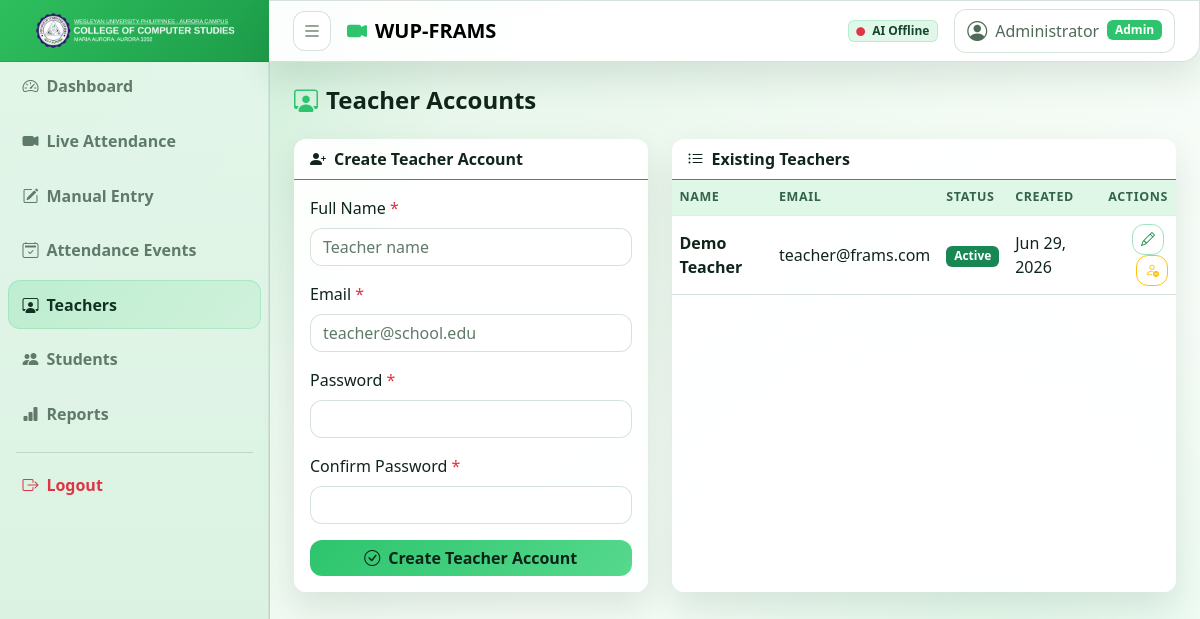
The page /?page=teachers&action=index (signed in) on the database its author committed.
### tables this page shows
CREATE TABLE users (
    id          INT AUTO_INCREMENT PRIMARY KEY,
    name        VARCHAR(100)  NOT NULL,
    email       VARCHAR(100)  UNIQUE NOT NULL,
    password    VARCHAR(255)  NOT NULL,
    role        ENUM('admin','teacher','student') NOT NULL DEFAULT 'student',
    is_active   TINYINT(1)    DEFAULT 1,
    created_at  TIMESTAMP     DEFAULT CURRENT_TIMESTAMP,
    updated_at  TIMESTAMP     DEFAULT CURRENT_TIMESTAMP ON UPDATE CURRENT_TIMESTAMP
);

### controllers/TeacherController.php (called while the page is built, shortened)
<?php
class TeacherController
{
    private User $userModel;
    public function __construct()
    {
        $this->userModel = new User();
    }
    public function index(): void
    {
        $errors   = [];
        $teachers = $this->userModel->getByRole('teacher');
        $this->renderIndexView($teachers, $errors);
    }
    private function renderIndexView(array $teachers, array $errors): void
    {
        $teachers = array_values($teachers);
        include_once BASE_PATH . '/views/teachers/index.php';
    }
}

### config/database.php (called while the page is built, shortened)
<?php
class Database
{
    private static ?Database $instance = null;
    private PDO $conn;
    private string $host     = 'localhost';
    private string $dbname   = 'frams_db';
    private string $username = 'root';
    private string $password = '';
    private function __construct()
    {
        try {
            $dsn = "mysql:host={$this->host};dbname={$this->dbname};charset=utf8mb4";
            $this->conn = new PDO($dsn, $this->username, $this->password, [
                PDO::ATTR_ERRMODE            => PDO::ERRMODE_EXCEPTION,
                PDO::ATTR_DEFAULT_FETCH_MODE => PDO::FETCH_ASSOC,
                PDO::ATTR_EMULATE_PREPARES   => false,
            ]);
        } catch (PDOException $e) {
            http_response_code(500);
            die(json_encode(['error' => 'Database connection failed.']));
        }
    }
    public static function getInstance(): self
    {
        if (self::$instance === null) {
            self::$instance = new self();
        }
        return self::$instance;
    }
    public function query(string $sql, array $params = []): PDOStatement
    {
        $stmt = $this->conn->prepare($sql);
        $stmt->execute($params);
        return $stmt;
    }
    public function fetchAll(string $sql, array $params = []): array
    {
        return $this->query($sql, $params)->fetchAll();
    }
}

### models/User.php (called while the page is built, shortened)
<?php
class User
{
    private Database $db;
    public function __construct()
    {
        $this->db = Database::getInstance();
    }
    public function getByRole(string $role): array
    {
        return $this->db->fetchAll(
            'SELECT id, name, email, role, is_active, created_at FROM users WHERE role = ? ORDER BY name',
            [$role]
        );
    }
}

### views/teachers/index.php (the view, shortened to what this page needs)
<?php include_once BASE_PATH . '/views/layouts/header.php'; ?>
<div class="d-flex justify-content-between align-items-center mb-4">
  <h4 class="mb-0 fw-bold"><i class="bi bi-person-workspace text-primary me-2"></i>Teacher Accounts</h4>
</div>
<div class="row g-4">
  <div class="col-lg-5">
    <div class="card border-0">
      <div class="card-header bg-transparent border-secondary fw-semibold">
        <i class="bi bi-person-plus-fill me-2"></i>Create Teacher Account
      </div>
      <div class="card-body">
        <form method="POST" action="<?= BASE_URL ?>/?page=teachers&action=index">
          <div class="mb-3">
            <label for="teacher_name" class="form-label">Full Name <span class="text-danger">*</span></label>
            <input id="teacher_name" type="text" name="name" class="form-control bg-dark border-secondary text-white"
                   value="<?= htmlspecialchars($_POST['name'] ?? '', ENT_QUOTES, 'UTF-8') ?>"
                   placeholder="Teacher name" required>
          </div>
          <div class="mb-3">
            <label for="teacher_email" class="form-label">Email <span class="text-danger">*</span></label>
            <input id="teacher_email" type="email" name="email" class="form-control bg-dark border-secondary text-white"
                   value="<?= htmlspecialchars($_POST['email'] ?? '', ENT_QUOTES, 'UTF-8') ?>"
                   placeholder="teacher@school.edu" required>
          </div>
          <div class="mb-3">
            <label for="teacher_password" class="form-label">Password <span class="text-danger">*</span></label>
            <input id="teacher_password" type="password" name="password" class="form-control bg-dark border-secondary text-white"
                   minlength="6" required>
          </div>
          <div class="mb-3">
            <label for="teacher_confirm_password" class="form-label">Confirm Password <span class="text-danger">*</span></label>
            <input id="teacher_confirm_password" type="password" name="confirm_password" class="form-control bg-dark border-secondary text-white"
                   minlength="6" required>
          </div>
          <button type="submit" class="btn btn-primary w-100">
            <i class="bi bi-check-circle me-2"></i>Create Teacher Account
          </button>
        </form>
      </div>
    </div>
  </div>
  <div class="col-lg-7">
    <div class="card border-0 h-100">
      <div class="card-header bg-transparent border-secondary fw-semibold">
        <i class="bi bi-list-ul me-2"></i>Existing Teachers
      </div>
      <div class="card-body p-0">
        <?php if (empty($teachers)): ?>
          <div class="text-center text-secondary py-5">
            <i class="bi bi-person-workspace fs-1 d-block mb-2"></i>No teacher accounts found.
          </div>
        <?php else: ?>
          <div class="table-responsive">
            <table class="table table-hover mb-0 align-middle">
              <thead class="table-dark">
                <tr>
                  <th>Name</th>
                  <th>Email</th>
                  <th>Status</th>
                  <th>Created</th>
                  <th class="text-end">Actions</th>
                </tr>
              </thead>
              <tbody>
                <?php foreach ($teachers as $teacher): ?>
                  <tr>
                    <td class="fw-semibold"><?= htmlspecialchars($teacher['name'], ENT_QUOTES, 'UTF-8') ?></td>
                    <td><?= htmlspecialchars($teacher['email'], ENT_QUOTES, 'UTF-8') ?></td>
                    <td>
                      <?php if ((int)$teacher['is_active'] === 1): ?>
                        <span class="badge bg-success">Active</span>
                      <?php else: ?>
                        <span class="badge bg-secondary">Inactive</span>
                      <?php endif; ?>
                    </td>
                    <td><?= htmlspecialchars(date('M d, Y', strtotime($teacher['created_at'])), ENT_QUOTES, 'UTF-8') ?></td>
                    <td class="text-end">
                      <a href="<?= BASE_URL ?>/?page=teachers&action=edit&id=<?= (int)$teacher['id'] ?>"
                         class="btn btn-sm btn-outline-primary me-1" title="Edit">
                        <i class="bi bi-pencil"></i>
                      </a>
                      <form method="POST" action="<?= BASE_URL ?>/?page=teachers&action=toggle_active"
                            class="d-inline"
                            onsubmit="return confirm('<?= (int)$teacher['is_active'] === 1 ? 'Deactivate' : 'Activate' ?> <?= htmlspecialchars(addslashes($teacher['name']), ENT_QUOTES, 'UTF-8') ?>?')">
                        <button type="submit" title="<?= (int)$teacher['is_active'] === 1 ? 'Deactivate' : 'Activate' ?>"
                                class="btn btn-sm <?= (int)$teacher['is_active'] === 1 ? 'btn-outline-warning' : 'btn-outline-success' ?>">
                          <i class="bi bi-<?= (int)$teacher['is_active'] === 1 ? 'person-dash' : 'person-check' ?>"></i>
                        </button>
                      </form>
                    </td>
                  </tr>
                <?php endforeach; ?>
              </tbody>
            </table>
          </div>
        <?php endif; ?>
      </div>
    </div>
  </div>
</div>
<?php include_once BASE_PATH . '/views/layouts/footer.php'; ?>

### assets/css/style.css (style rules this page uses)
:root { --frams-bg: #eaf7ee; --frams-surface: rgba(255, 255, 255, 0.92); --frams-surface-strong: #ffffff; --frams-panel: rgba(255, 255, 255, 0.97); --frams-panel-soft: rgba(241, 251, 244, 0.96); --frams-border: rgba(42, 94, 61, 0.18); --frams-text: #10251a; --frams-muted: #5f7a69; --frams-primary: #2dc46d; --frams-primary-soft: rgba(45, 196, 109, 0.16); --frams-danger: #d05151; --frams-warning: #b88d2f; --frams-shadow: 0 16px 34px rgba(30, 75, 48, 0.12); --bs-primary: var(--frams-primary); --bs-primary-rgb: 45, 196, 109; --bs-body-bg: var(--frams-bg); --bs-body-color: var(--frams-text); --bs-border-color: var(--frams-border); --bs-secondary-color: var(--frams-muted); --bs-card-bg: var(--frams-panel); --bs-card-border-color: var(--frams-border); }
body { min-height: 100vh; color: var(--frams-text); font-feature-settings: 'ss01' on, 'cv05' on; background: radial-gradient(circle at top left, rgba(45, 196, 109, 0.2), transparent 32%), radial-gradient(circle at 85% 90%, rgba(141, 231, 175, 0.24), transparent 36%), linear-gradient(140deg, #dcf2e1 0%, #f4fbf5 55%, #ffffff 100%); }
.navbar, .card, .modal-content, .dropdown-menu { backdrop-filter: blur(14px); }
.navbar, .card, .login-card, .modal-content { background: var(--frams-surface); border: 1px solid var(--frams-border); box-shadow: var(--frams-shadow); }
.card, .modal-content, .dropdown-menu, .btn, .form-control, .form-select, .input-group-text { border-radius: 12px; }
.card-header, .card-footer, .modal-header, .modal-footer { background: rgba(26, 90, 49, 0.04); }
.form-control, .form-select, .input-group-text, .btn-outline-secondary, .btn-outline-danger, .btn-outline-primary, .btn-outline-success, .btn-outline-info { border-color: var(--frams-border) !important; }
.form-control, .form-select, .input-group-text { background-color: rgba(255, 255, 255, 0.95) !important; color: var(--frams-text) !important; }
.btn-primary { border: 0; color: #0b2418; font-weight: 700; background: linear-gradient(135deg, #2dc46d, #56d98d); }
.btn-outline-primary { color: #1f8f50; border-color: rgba(45, 196, 109, 0.45) !important; }
.table { --bs-table-bg: transparent; --bs-table-color: var(--frams-text); --bs-table-hover-color: var(--frams-text); --bs-table-hover-bg: rgba(45, 196, 109, 0.08); margin-bottom: 0; }
.table-dark { --bs-table-bg: rgba(222, 247, 230, 0.95); --bs-table-color: #1a452f; --bs-table-border-color: rgba(45, 196, 109, 0.2); }
.table thead th { font-size: 0.78rem; letter-spacing: 0.05em; text-transform: uppercase; color: #35634a; }

### rows shown on the page
users: name "Demo Teacher", email "teacher@frams.com", is_active "Active", created_at "Jun 29, 2026"

### other values the page prints
$item['label'] "Dashboard"
$item['label'] "Live Attendance"
$item['label'] "Manual Entry"
$item['label'] "Attendance Events"
$item['label'] "Teachers"
$item['label'] "Students"
$item['label'] "Reports"
$_SESSION['user_name'] "Administrator"
$_SESSION['user_role'] "Admin"
